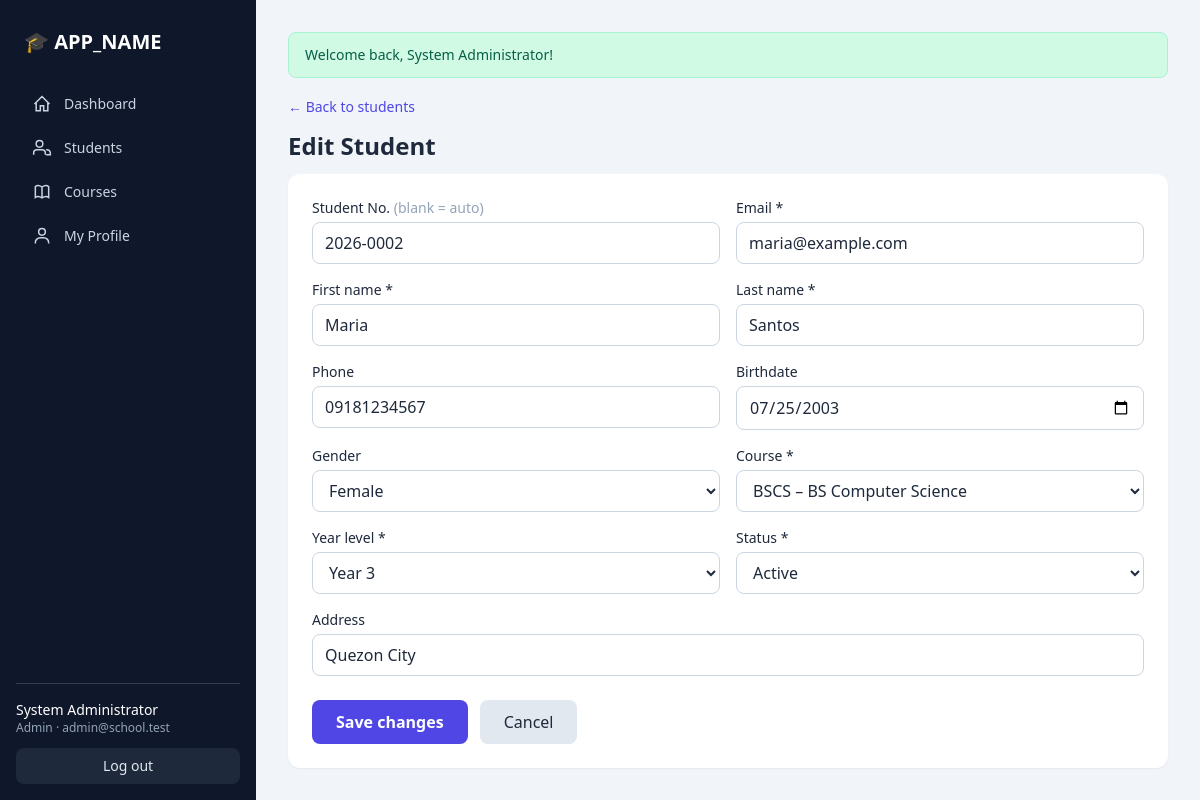
/student_form.php?id=2 (signed in), run on the app's committed database.
### tables this page shows
CREATE TABLE IF NOT EXISTS students (
  id INT UNSIGNED AUTO_INCREMENT PRIMARY KEY,
  user_id INT UNSIGNED DEFAULT NULL,
  student_no VARCHAR(20) NOT NULL UNIQUE,
  first_name VARCHAR(60) NOT NULL,
  last_name VARCHAR(60) NOT NULL,
  email VARCHAR(150) NOT NULL UNIQUE,
  phone VARCHAR(20) DEFAULT NULL,
  birthdate DATE DEFAULT NULL,
  gender ENUM('Male','Female','Other') DEFAULT NULL,
  address VARCHAR(255) DEFAULT NULL,
  course_id INT UNSIGNED NOT NULL,
  year_level TINYINT UNSIGNED NOT NULL DEFAULT 1,
  status ENUM('active','inactive','graduated') NOT NULL DEFAULT 'active',
  created_at TIMESTAMP DEFAULT CURRENT_TIMESTAMP,
  CONSTRAINT fk_student_user  FOREIGN KEY (user_id)  REFERENCES users(id)   ON DELETE SET NULL,
  CONSTRAINT fk_student_course FOREIGN KEY (course_id) REFERENCES courses(id) ON DELETE RESTRICT
);

CREATE TABLE IF NOT EXISTS courses (
  id INT UNSIGNED AUTO_INCREMENT PRIMARY KEY,
  code VARCHAR(20) NOT NULL UNIQUE,
  name VARCHAR(150) NOT NULL,
  description VARCHAR(255) DEFAULT NULL,
  created_at TIMESTAMP DEFAULT CURRENT_TIMESTAMP
);

### includes/functions.php (called while the page is built, shortened)
<?php
function db(): PDO {
    static $pdo = null;
    if ($pdo === null) {
        try {
            $pdo = new PDO(
                'mysql:host=' . DB_HOST . ';dbname=' . DB_NAME . ';charset=utf8mb4',
                DB_USER, DB_PASS,
                [PDO::ATTR_ERRMODE => PDO::ERRMODE_EXCEPTION,
                 PDO::ATTR_DEFAULT_FETCH_MODE => PDO::FETCH_ASSOC,
                 PDO::ATTR_EMULATE_PREPARES => false]
            );
        } catch (PDOException $e) {
            http_response_code(500);
            exit('Database connection failed. Check includes/config.php');
        }
    }
    return $pdo;
}
function e($v): string { return htmlspecialchars((string)$v, ENT_QUOTES, 'UTF-8'); }
function courses_all(): array { return db()->query('SELECT id, code, name FROM courses ORDER BY code')->fetchAll(); }

### student_form.php (the view, shortened to what this page needs)
<?php
require_once __DIR__ . '/includes/functions.php';
$pdo = db();
$id = (int)($_GET['id'] ?? 0);
$courses = courses_all();
$errors = [];
$data = ['student_no' => '', 'first_name' => '', 'last_name' => '', 'email' => '', 'phone' => '', 'birthdate' => '',
         'gender' => '', 'address' => '', 'course_id' => '', 'year_level' => 1, 'status' => 'active'];
if ($id) {
    $st = $pdo->prepare('SELECT * FROM students WHERE id = ?');
    $st->execute([$id]);
    $existing = $st->fetch();
    $data = array_merge($data, $existing);
}
$pageTitle = $id ? 'Edit Student' : 'Add Student';
include __DIR__ . '/includes/header.php';
$I = INPUT_CLASS;
?>
<a href="students.php" class="text-sm text-indigo-600 hover:underline">← Back to students</a>
<h1 class="text-2xl font-bold my-3"><?= e($pageTitle) ?></h1>
<form method="post" data-validate novalidate class="bg-white rounded-xl shadow-sm p-5 sm:p-6 max-w-4xl grid md:grid-cols-2 gap-4">
  <div><label class="block text-sm font-medium mb-1">Student No. <span class="text-slate-400 font-normal">(blank = auto)</span></label>
    <input name="student_no" value="<?= e($data['student_no']) ?>" class="<?= $I ?>"><?= field_err($errors, 'student_no') ?></div>
  <div><label class="block text-sm font-medium mb-1">Email *</label>
    <input name="email" type="email" required value="<?= e($data['email']) ?>" class="<?= $I ?>"><?= field_err($errors, 'email') ?></div>
  <div><label class="block text-sm font-medium mb-1">First name *</label>
    <input name="first_name" required maxlength="60" value="<?= e($data['first_name']) ?>" class="<?= $I ?>"><?= field_err($errors, 'first_name') ?></div>
  <div><label class="block text-sm font-medium mb-1">Last name *</label>
    <input name="last_name" required maxlength="60" value="<?= e($data['last_name']) ?>" class="<?= $I ?>"><?= field_err($errors, 'last_name') ?></div>
  <div><label class="block text-sm font-medium mb-1">Phone</label>
    <input name="phone" value="<?= e($data['phone']) ?>" class="<?= $I ?>"><?= field_err($errors, 'phone') ?></div>
  <div><label class="block text-sm font-medium mb-1">Birthdate</label>
    <input name="birthdate" type="date" max="<?= date('Y-m-d') ?>" value="<?= e($data['birthdate']) ?>" class="<?= $I ?>"><?= field_err($errors, 'birthdate') ?></div>
  <div><label class="block text-sm font-medium mb-1">Gender</label>
    <select name="gender" class="<?= $I ?>"><option value="">—</option>
      <?php foreach (['Male', 'Female', 'Other'] as $g): ?><option <?= $data['gender'] === $g ? 'selected' : '' ?>><?= $g ?></option><?php endforeach; ?></select></div>
  <div><label class="block text-sm font-medium mb-1">Course *</label>
    <select name="course_id" required class="<?= $I ?>"><option value="">-- Select --</option>
      <?php foreach ($courses as $c): ?><option value="<?= $c['id'] ?>" <?= (int)$data['course_id'] === (int)$c['id'] ? 'selected' : '' ?>><?= e($c['code'] . ' – ' . $c['name']) ?></option><?php endforeach; ?></select>
    <?= field_err($errors, 'course_id') ?></div>
  <div><label class="block text-sm font-medium mb-1">Year level *</label>
    <select name="year_level" class="<?= $I ?>"><?php for ($y = 1; $y <= 6; $y++): ?><option value="<?= $y ?>" <?= (int)$data['year_level'] === $y ? 'selected' : '' ?>>Year <?= $y ?></option><?php endfor; ?></select></div>
  <div><label class="block text-sm font-medium mb-1">Status *</label>
    <select name="status" class="<?= $I ?>"><?php foreach (['active', 'inactive', 'graduated'] as $s): ?><option value="<?= $s ?>" <?= $data['status'] === $s ? 'selected' : '' ?>><?= ucfirst($s) ?></option><?php endforeach; ?></select></div>
  <div class="md:col-span-2"><label class="block text-sm font-medium mb-1">Address</label>
    <input name="address" maxlength="255" value="<?= e($data['address']) ?>" class="<?= $I ?>"></div>
  <div class="md:col-span-2 flex gap-3 pt-2">
    <button class="bg-indigo-600 hover:bg-indigo-700 text-white px-6 py-2.5 rounded-lg font-semibold"><?= $id ? 'Save changes' : 'Add student' ?></button>
    <a href="students.php" class="px-6 py-2.5 rounded-lg bg-slate-200 hover:bg-slate-300">Cancel</a>
  </div>
</form>
<?php include __DIR__ . '/includes/footer.php'; ?>

### data on the page
students: student_no "2026-0002", email "maria@example.com", first_name "Maria", last_name "Santos", phone "09181234567", birthdate "07/25/2003", gender "Female", course_id "BSCS – BS Computer Science", year_level "Year 3", status "Active", address "Quezon City"

### other printed values
APP_NAME "APP_NAME"
$label "Dashboard Students Courses My Profile"
$u['name'] "System Administrator"
$u['role'] "Admin"
$u['email'] "admin@school.test"
$flash['msg'] "Welcome back, System Administrator!"
$pageTitle "Edit Student"
